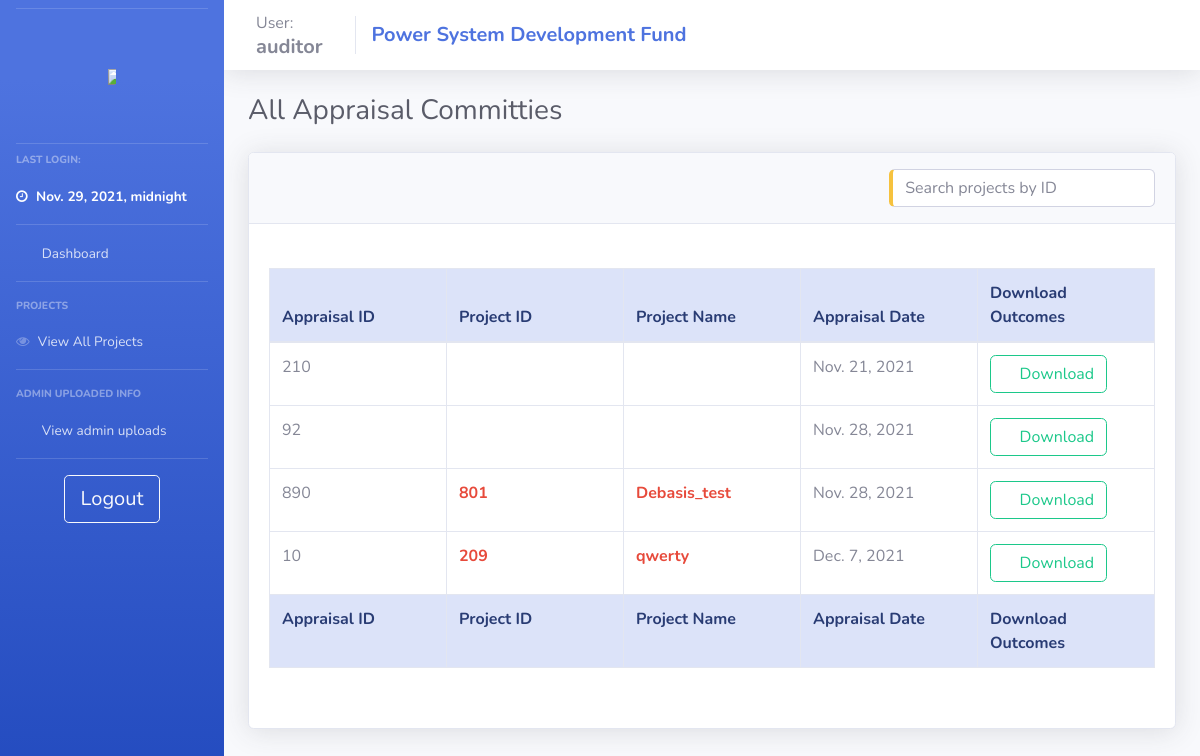
Screenshot of /auditor_view_apprs/ (signed in) with the database file from the repository.
### psdf_main/models.py (models this page shows)
class users(models.Model):
    username = models.CharField(max_length=200, null = False, unique = True)
    password = models.CharField(max_length=200, null = True)
    nodal = models.CharField(max_length=200, null = True)
    region = models.CharField(max_length=20, null = True)
    email = models.TextField(max_length=50, null=True)
    utilname = models.CharField(max_length=400, null = True)
    contact = models.CharField(max_length=10, null = True)
    address = models.CharField(max_length=500, null = True)
    reqdate = models.DateField(auto_now_add=True,null = True)
    aprdate = models.DateField( null = True)
    lastlogin = models.DateTimeField(null = True)
    admin = models.BooleanField(default=False)
    auditor = models.BooleanField(default=False)
    active = models.BooleanField(default=False)
    activate = models.BooleanField(default=False)
    notification = models.TextField(null=True)
    tpd = models.TextField(null=True)

class Appraisal_admin(models.Model):
    aprid = models.IntegerField(null=True, unique=True)
    project = models.ForeignKey(projects, null = True, on_delete= models.SET_NULL)
    userid = models.ForeignKey(users, null = True, on_delete= models.SET_NULL)
    apprpath = models.TextField(null=True)
    apprdate = models.DateField(null = True)

class projects(models.Model):
    userid = models.ForeignKey(users, null = True, on_delete = models.SET_NULL)
    name = models.CharField(max_length=200, null = False)
    newid = models.IntegerField(null = True, unique=True)
    dprsubdate = models.DateField(null = True)
    amt_asked = models.IntegerField(null = False)
    amt_updated = models.IntegerField(null = True)
    amt_approved = models.IntegerField(null = True)
    amt_released = models.IntegerField(default = 0)
    schedule = models.IntegerField(null = True)
    orischedule = models.IntegerField(null = True)
    fundcategory = models.CharField(max_length=20, null = True)
    projectpath = models.TextField(null = True)
    quantumOfFunding = models.IntegerField(null = True)
    status = models.CharField(max_length=1, null = True, default = '1')
    submitted_boq  = models.TextField(null=True)
    approved = models.BooleanField(default = False)
    ext = models.TextField(null=True)
    extF = models.TextField(null=True)
    deny = models.BooleanField(default = False)
    remark = models.TextField(null = True)
    remark_date = models.DateField(null = True)
    completedate = models.DateField(null = True)
    denydate = models.DateField(null = True)
    approvedate = models.DateField(null = True)
    tesg_list = models.TextField(null=True)
    dpraprdate = models.DateField(null = True, auto_now_add=True)
    tesgaprdate = models.DateField(null = True)
    aproutdate = models.DateField(null = True)
    appraprdate = models.DateField(null = True)
    monioutdate = models.DateField(null = True)
    moniaprdate = models.DateField(null = True)
    workflow = models.TextField(null=True)
    sanction_date = models.DateField(null=True)
    doc_path = models.TextField(null=True)
    doc_sign_date = models.DateField(null=True)
    completed = models.BooleanField(null=True, default=False)

### psdf_main/auditor_control.py (the view)
# urls.py: path('auditor_view_apprs/', views.auditor_view_apprs, name="auditor_view_apprs"),
def auditor_view_apprs(request):
    if auditoronline(request):
        context = full_auditor_context(request)
        context['apprs'] = Appraisal_admin.objects.all()
        context['adt'] = '1'
        return render(request, 'psdf_main/_auditor_view_apprs.html', context)
    else:
        return oops(request)

### psdf_main/helpers.py (called while the page is built)
def auditoronline(request):
    if (request.session.has_key('auditor')):
        return True
    else:
        return False

def full_auditor_context(request):
    if auditoronline(request):
        context = {'user':userDetails('auditor')}
        context['pending_projects'] = temp_projects.objects.all()
        context['all_projs'] = projects.objects.all()
        context['tesgs'] = TESG_admin.objects.all()
        context['apprs'] = Appraisal_admin.objects.all()
        context['monis'] = Monitoring_admin.objects.all()
        return context
    else:
        return {}

### psdf_main/templates/psdf_main/_auditor_view_apprs.html (shortened to what this page needs)
{% extends 'psdf_main/includes/auditor_layout.html'%} {% load static %} {% block body %}
<div class="d-sm-flex align-items-center justify-content-between mb-4">
    <h1 class="h3 mb-0 text-gray-800">All Appraisal Committies</h1>
</div>
<div class="row">
    <div class="col-lg-12">
        <div class="card shadow mb-4">
            <div class="card-header py-3">
                <h6 class="m-0 font-weight-bold text-primary">
                    <input type="text" id="temp_proj_search" class="form-control input-text pull-right border-left-warning" onkeyup="get_temp_proj('temp_proj_search','dataTable')" placeholder="Search projects by ID" title="Search" style="margin:auto; width: 30%;">
                </h6>
            </div>
            <div class="card-body">
                <br>
                <div class="table-responsive">
                    <table class="table table-bordered table-hover" id="dataTable" width="100%" cellspacing="0" style="table-layout: fixed;
                    width: 100%;">
                        <thead class="alert-primary">
                            <tr>
                                <th>Appraisal ID</th>
                                <th>Project ID</th>
                                <th>Project Name</th>
                                <th>Appraisal Date</th>
                                <th>Download Outcomes</th>
                            </tr>
                        </thead>
                        <tfoot class="alert-primary">
                            <tr>
                                <th>Appraisal ID</th>
                                <th>Project ID</th>
                                <th>Project Name</th>
                                <th>Appraisal Date</th>
                                <th>Download Outcomes</th>
                            </tr>
                        </tfoot>
                        <tbody>
                            {% if not apprs %}
                            <tr>
                                <td>Not Available</td>
                                <td>Not Available</td>
                                <td>Not Available</td>
                                <td>Not Available</td>
                                <td>Not Available</td>
                            </tr>
                            {% else %} {% for appr in apprs %}
                            <tr>
                                <td>{{appr.aprid}}</td>
                                <td class="font-weight-bold text-danger">{{appr.project.newid}}</td>
                                <td><a href="/admin_project_details/{{appr.project.id}}" class="font-weight-bold text-danger">{{appr.project.name}}</a></td>
                                <td>{{appr.apprdate}}</td>
                                <td><a class="btn btn-outline-success" href="/download_appr_mom/{{appr.id}}"><i class="fas fa-download"></i> Download </a></td>
                            </tr>
                            {% endfor %} {% endif %}
                        </tbody>
                    </table><br>
                </div>
            </div>
        </div>
    </div>
</div>
{% endblock %}

### psdf_main/templates/psdf_main/includes/auditor_layout.html (shortened to what this page needs)
{% load static %}
<!DOCTYPE html>
<html>
<head>
    <link rel="stylesheet" href="{% static '/css/base.css' %}" type="text/css">
    <link href="{% static 'css/sb-admin-2.min.css' %}" rel="stylesheet" type="text/css">
    <link href="{% static 'vendor1/fontawesome-free/css/all.css' %}" rel="stylesheet" type="text/css">
    <link rel="stylesheet" href="https://cdnjs.cloudflare.com/ajax/libs/font-awesome/4.7.0/css/font-awesome.min.css">
</head>
<body id="page-top">
    <div id="wrapper">
        {% include 'psdf_main/includes/_auditor_navbar.html'%}
        <div id="content-wrapper" class="d-flex flex-column">
            <nav class="navbar navbar-expand navbar-light bg-white topbar mb-4 static-top shadow">
                <div class="sidebar-brand-text mx-3">User:
                    <h5 class="m-0 font-weight-bold">{{user.username}}</h5>
                </div>
                <div class="navbar-brand">
                    <h5 class="m-0 font-weight-bold text-primary">Power System Development Fund</h5>
                </div>
            </nav>
            <div id="content">
                <div class="container-fluid">
                    {% block body %} {% endblock %}
                </div>
            </div>
        </div>
    </div>
</body>
</html>

### psdf_main/templates/psdf_main/includes/_auditor_navbar.html (shortened to what this page needs)
{% load static %}
<ul class="navbar-nav bg-gradient-primary sidebar sidebar-dark accordion" id="accordionSidebar">
    <hr class="sidebar-divider my-2"><br>
    <a class="sidebar-brand d-flex align-items-center justify-content-center" href="{% url '' %}">
        <div class="">
            <img src="{% static 'images/posocologo.png' %}" style="max-width:50%; max-height:50%;">
        </div>
    </a>
    <br>
    <hr class="sidebar-divider my-2">
    <div class="sidebar-heading">
        Last Login:
    </div>
    <li class="nav-item active">
        <a class="nav-link" href="/">
            <i class="fa fa-clock-o"></i>
            <span>{{user.lastlogin}}</span></a>
    </li>
    <hr class="sidebar-divider my-0">
    <li class="nav-item">
        <a class="nav-link" href="/">
            <i class="fas fa-fw fa-tachometer-alt"></i>
            <span>Dashboard</span></a>
    </li>
    <hr class="sidebar-divider d-none d-md-block">
    <div class="sidebar-heading">
        Projects
    </div>
    <li class="nav-item">
        <a class="nav-link" href="{% url 'auditor_view_projects' %}">
            <i class="fa fa-eye"></i>
            <span>View All Projects</span></a>
    </li>
    <hr class="sidebar-divider d-none d-md-block">
    <div class="sidebar-heading">
        Admin uploaded info
    </div>
    <li class="nav-item">
        <a class="nav-link collapsed" href="#" data-toggle="collapse" data-target="#collapsePages" aria-expanded="true" aria-controls="collapsePages">
            <i class="fas fa-fw fa-folder"></i>
            <span>View admin uploads</span>
        </a>
    </li>
    <hr class="sidebar-divider d-none d-md-block">
    <div class="text-center d-none d-md-inline">
        <a class="btn btn-lg btn-outline-light btn-wrap-text" href="{% url 'logout' %}"> Logout</a>
    </div>
</ul>

### static/css/base.css (style rules this page uses)
nav .navbar-nav .nav-link, nav .navbar-brand { color: #000; }
.table-responsive { max-height: 80%; }
.btn-wrap-text { overflow: hidden; white-space: nowrap; display: inline-block; text-overflow: ellipsis; }

### rows the page displays
users: lastlogin "Nov. 29, 2021, midnight", username "auditor"
Appraisal_admin: aprid "210", apprdate "Nov. 21, 2021"
Appraisal_admin: aprid "92", apprdate "Nov. 28, 2021"
Appraisal_admin: aprid "890", project.newid "801", project.name "Debasis_test", apprdate "Nov. 28, 2021"
Appraisal_admin: aprid "10", project.newid "209", project.name "qwerty", apprdate "Dec. 7, 2021"
